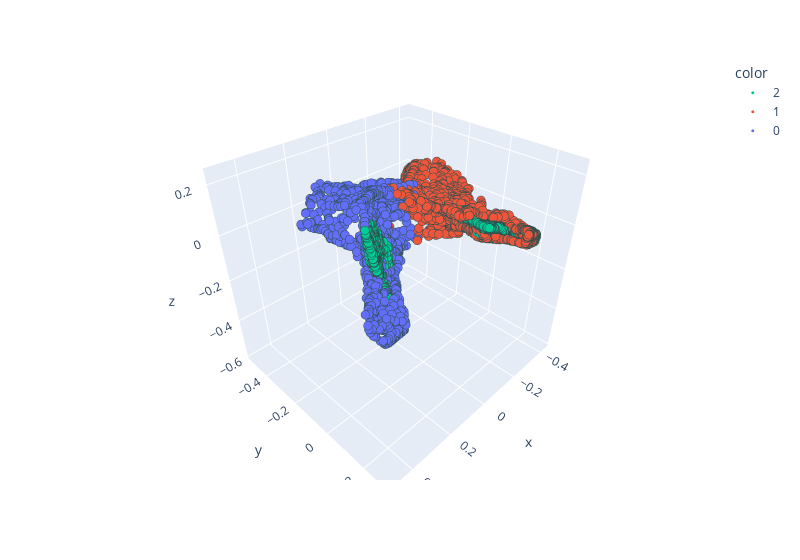

Notebook cell for this chart:
### Code cell
with torch.no_grad():
    plot_inputs = x_proj_obs @ new_operator.float()
    plot_labels = dataset.labels.clone().detach().squeeze().numpy()

pca_engine = PCA(n_components=3)
reduced = pca_engine.fit_transform(plot_inputs)
scatter(x=reduced[:, 0], y=reduced[:, 1], z=reduced[:, 2], labels=plot_labels)

### Figure 1 — Plotly figure (JSON) as saved in the notebook; plotly's stock layout.template omitted (floating-point values rounded to 4 significant figures; data arrays with more than 128 entries replaced by an {"elided": "..."} marker saying what was removed)
{"data": [{"hovertemplate": "color=2<br>x=%{x}<br>y=%{y}<br>z=%{z}<extra></extra>", "legendgroup": "2", "marker": {"color": "#00CC96", "line": {"color": "DarkSlateGrey", "width": 0.0001}, "size": 3, "symbol": "circle"}, "mode": "markers", "name": "2", "scene": "scene", "showlegend": true, "type": "scatter3d", "x": {"elided": "1617 float values"}, "y": {"elided": "1617 float values"}, "z": {"elided": "1617 float values"}}, {"hovertemplate": "color=1<br>x=%{x}<br>y=%{y}<br>z=%{z}<extra></extra>", "legendgroup": "1", "marker": {"color": "#EF553B", "line": {"color": "DarkSlateGrey", "width": 0.0001}, "size": 3, "symbol": "circle"}, "mode": "markers", "name": "1", "scene": "scene", "showlegend": true, "type": "scatter3d", "x": {"elided": "1702 float values"}, "y": {"elided": "1702 float values"}, "z": {"elided": "1702 float values"}}, {"hovertemplate": "color=0<br>x=%{x}<br>y=%{y}<br>z=%{z}<extra></extra>", "legendgroup": "0", "marker": {"color": "#636EFA", "line": {"color": "DarkSlateGrey", "width": 0.0001}, "size": 3, "symbol": "circle"}, "mode": "markers", "name": "0", "scene": "scene", "showlegend": true, "type": "scatter3d", "x": {"elided": "1681 float values"}, "y": {"elided": "1681 float values"}, "z": {"elided": "1681 float values"}}], "layout": {"legend": {"title": {"text": "color"}, "tracegroupgap": 0}, "margin": {"t": 60}, "scene": {"domain": {"x": [0, 1], "y": [0, 1]}, "xaxis": {"title": {"text": "x"}}, "yaxis": {"title": {"text": "y"}}, "zaxis": {"title": {"text": "z"}}}, "showlegend": true, "width": 800}}
